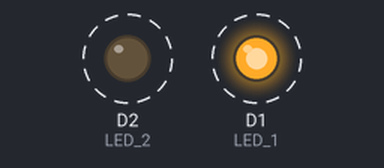
Bench run of a sketch on a simulated ESP8266 (NodeMCU). On the bench: output pins drawn as LEDs (lit = HIGH). Dashed ring = blinking.

Above: at 0.5 s.
Timing chart, 0 to 4.6 s (numbered marks = the images above):
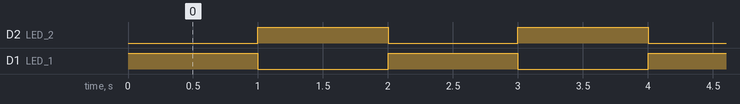

The sketch:

sketch_mar9a.ino
```cpp
#define LED_1   D1
#define LED_2   D2

void setup()
{
  // Configura pinos como saída
  pinMode(LED_1, OUTPUT);
  pinMode(LED_2, OUTPUT);
}

void loop()
{
  // Pisca os LEDs de forma intercalada a cada 1 segundo
  digitalWrite(LED_1, HIGH);
  digitalWrite(LED_2, LOW);
  delay(1000);

  digitalWrite(LED_1, LOW);
  digitalWrite(LED_2, HIGH);
  delay(1000);
}
```

Measured:
- by itself, D2 (LED_2), D1 (LED_1): alternates HIGH for 1.0 s and LOW for 1.0 s
